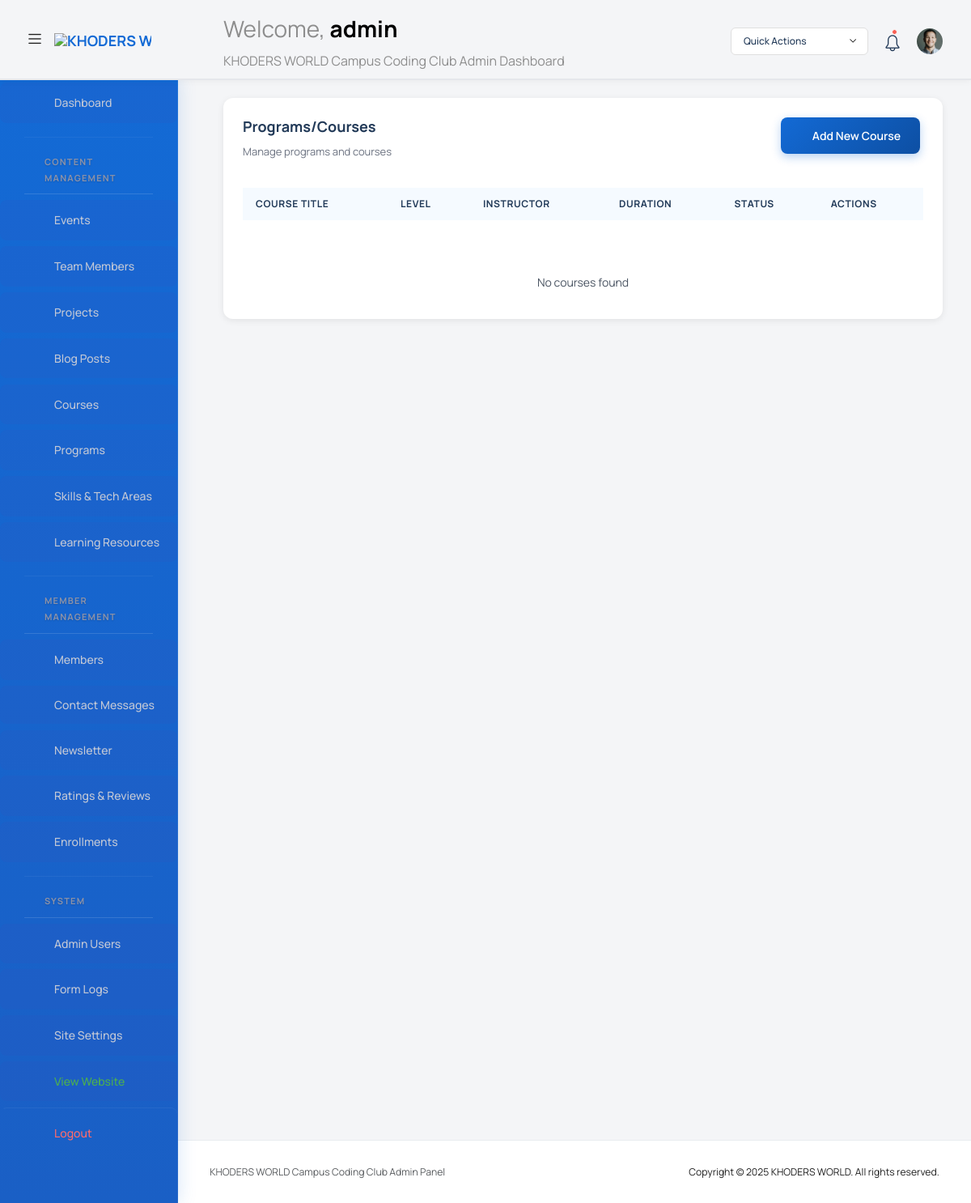
The app's page /admin/index.php?route=courses (signed in), older data.
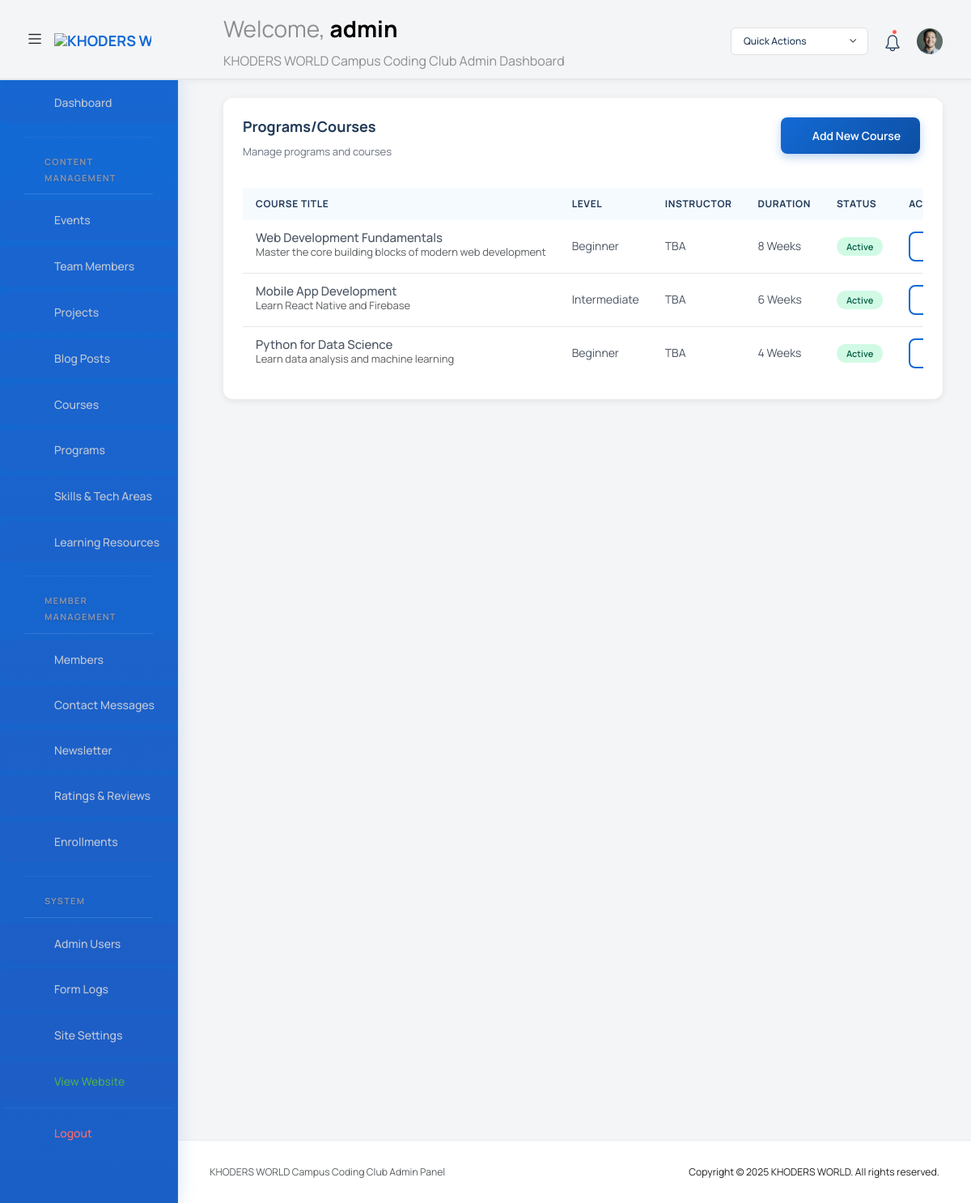
The same page, newer data.
### tables this page shows
CREATE TABLE IF NOT EXISTS courses (
    id INT AUTO_INCREMENT PRIMARY KEY,
    title VARCHAR(300) NOT NULL,
    subtitle TEXT,
    description LONGTEXT,
    duration VARCHAR(100),
    price DECIMAL(10, 2),
    level VARCHAR(50),
    instructor VARCHAR(100),
    category VARCHAR(100),
    hero_image VARCHAR(500),
    image_url VARCHAR(500),
    syllabus TEXT,
    prerequisites TEXT,
    members_count INT DEFAULT 0,
    rating DECIMAL(2,1) DEFAULT 0,
    status ENUM('active', 'inactive', 'archived') DEFAULT 'active',
    created_at TIMESTAMP DEFAULT CURRENT_TIMESTAMP,
    updated_at TIMESTAMP DEFAULT CURRENT_TIMESTAMP ON UPDATE CURRENT_TIMESTAMP,
    INDEX idx_status (status),
    INDEX idx_level (level)
);

### admin/index.php (called while the page is built, shortened)
<?php
require_once '../config/auth.php';
require_once '../config/database.php';
require_once __DIR__ . '/includes/admin_helpers.php';
require_once __DIR__ . '/template.php';

### config/auth.php (called while the page is built, shortened)
<?php
class Auth {
    public static function user() {
        $userData = [
            'id' => $_SESSION['admin_id'] ?? 0,
            'username' => $_SESSION['admin_username'] ?? 'Unknown',
            'role' => $_SESSION['admin_role'] ?? 'editor',
            'login_time' => $_SESSION['login_time'] ?? time()
        ];
        if (!empty($_SESSION['admin_id'])) {
            try {
                $database = new Database();
                $db = $database->getConnection();
                if ($db) {
                    $stmt = $db->prepare("SELECT email, role FROM admins WHERE id = ? LIMIT 1");
                    $stmt->execute([$_SESSION['admin_id']]);
                    $dbUser = $stmt->fetch();
                    if ($dbUser) {
                        $userData['email'] = $dbUser['email'];
                        $userData['role'] = $dbUser['role'];
                    }
                }
            } catch (PDOException $e) {
            }
        }
        return $userData;
    }
}
?>

### admin/includes/admin_helpers.php (called while the page is built, shortened)
<?php
if (!function_exists('admin_safe')) {
    function admin_safe($value): string
    {
        return htmlspecialchars((string) $value, ENT_QUOTES, 'UTF-8');
    }
}
if (!function_exists('admin_table_exists')) {
    function admin_table_exists($db, string $table): bool
    {
        try {
            $stmt = $db->prepare("SELECT 1 FROM `" . str_replace('`', '``', $table) . "` LIMIT 1");
            $stmt->execute();
            return true;
        } catch (PDOException $e) {
            return false;
        }
    }
}
if (!function_exists('admin_excerpt')) {
    function admin_excerpt(?string $value, int $length = 80): string
    {
        if (function_exists('mb_strimwidth')) {
            $trimmed = mb_strimwidth($value, 0, $length, '…', 'UTF-8');
        } else {
            $trimmed = substr($value, 0, $length);
            if (strlen($value) > $length) {
                $trimmed .= '…';
            }
        }
        return admin_safe($trimmed);
    }
}

### admin/pages/courses.php (the view, shortened to what the rows shown need)
<?php
require_once __DIR__ . '/../../config/database.php';
require_once __DIR__ . '/../includes/admin_helpers.php';
try {
    $database = new Database();
    $db = $database->getConnection();
} catch (Exception $e) {
    $error = 'Database connection error: ' . $e->getMessage();
    $db = null;
}
$courses = [];
if ($db) {
    try {
        $stmt = $db->query("SELECT * FROM courses ORDER BY created_at DESC");
        $courses = $stmt ? $stmt->fetchAll(PDO::FETCH_ASSOC) : [];
    } catch (PDOException $e) {
        $error = 'Error fetching courses: ' . $e->getMessage();
    }
}
$tableExists = $db ? admin_table_exists($db, 'courses') : false;
?>
<div class="content-wrapper">
  <div class="row">
    <div class="col-lg-12 grid-margin stretch-card">
      <div class="card">
        <div class="card-body">
          <?php if (!$tableExists): ?>
            <div class="alert alert-warning" role="alert">
              <i class="mdi mdi-database-alert"></i> Courses table doesn't exist yet.
            </div>
          <?php else: ?>
            <div class="table-responsive">
              <table class="table table-hover">
                <thead>
                  <tr>
                    <th>Course Title</th>
                    <th>Level</th>
                    <th>Instructor</th>
                    <th>Duration</th>
                    <th>Status</th>
                    <th>Actions</th>
                  </tr>
                </thead>
                <tbody>
                  <?php if (empty($courses)): ?>
                    <tr>
                      <td colspan="6" class="text-center py-4 text-muted">
                        <i class="mdi mdi-book-open mdi-48px d-block mb-2"></i>
                        No courses found
                      </td>
                    </tr>
                  <?php else: ?>
                    <?php foreach ($courses as $course): ?>
                      <tr>
                        <td>
                          <h6 class="mb-0"><?php echo htmlspecialchars($course['title']); ?></h6>
                          <p class="text-muted mb-0"><?php echo admin_excerpt($course['description'] ?? '', 60); ?></p>
                        </td>
                        <td><?php echo htmlspecialchars($course['level'] ?? 'Beginner'); ?></td>
                        <td><?php echo htmlspecialchars($course['instructor'] ?? 'TBA'); ?></td>
                        <td><?php echo htmlspecialchars($course['duration'] ?? 'N/A'); ?></td>
                        <td>
                          <span class="badge bg-<?php echo $course['status'] === 'active' ? 'success' : 'warning'; ?>">
                            <?php echo ucfirst($course['status']); ?>
                          </span>
                        </td>
                        <td>
                          <div class="d-flex gap-1">
                            <a href="?route=course-editor&action=edit&id=<?php echo (int)$course['id']; ?>" class="btn btn-outline-primary btn-sm" title="Edit course">
                              <i class="mdi mdi-pencil"></i>
                            </a>
                          </div>
                        </td>
                      </tr>
                    <?php endforeach; ?>
                  <?php endif; ?>
                </tbody>
              </table>
            </div>
          <?php endif; ?>
        </div>
      </div>
    </div>
  </div>
</div>

### admin/partials/_navbar.php (shortened to what the rows shown need)
<nav class="navbar default-layout col-lg-12 col-12 p-0 fixed-top d-flex align-items-top flex-row">
  <div class="navbar-menu-wrapper d-flex align-items-top">
    <ul class="navbar-nav">
      <li class="nav-item font-weight-semibold d-none d-lg-block ms-0">
        <h1 class="welcome-text">Welcome, <span class="text-black fw-bold"><?php echo htmlspecialchars($user['username'] ?? 'Admin'); ?></span></h1>
      </li>
    </ul>
  </div>
</nav>

Row changes from the older to the newer data that the page shows:
added courses: title "Web Development Fundamentals", description "Master the core building blocks of modern web development", level "Beginner", instructor "TBA", duration "8 Weeks", status "Active"
added courses: title "Mobile App Development", description "Learn React Native and Firebase", level "Intermediate", instructor "TBA", duration "6 Weeks", status "Active"
added courses: title "Python for Data Science", description "Learn data analysis and machine learning", level "Beginner", instructor "TBA", duration "4 Weeks", status "Active"
Text that changed along with them:
text no longer shown: "No courses found"
